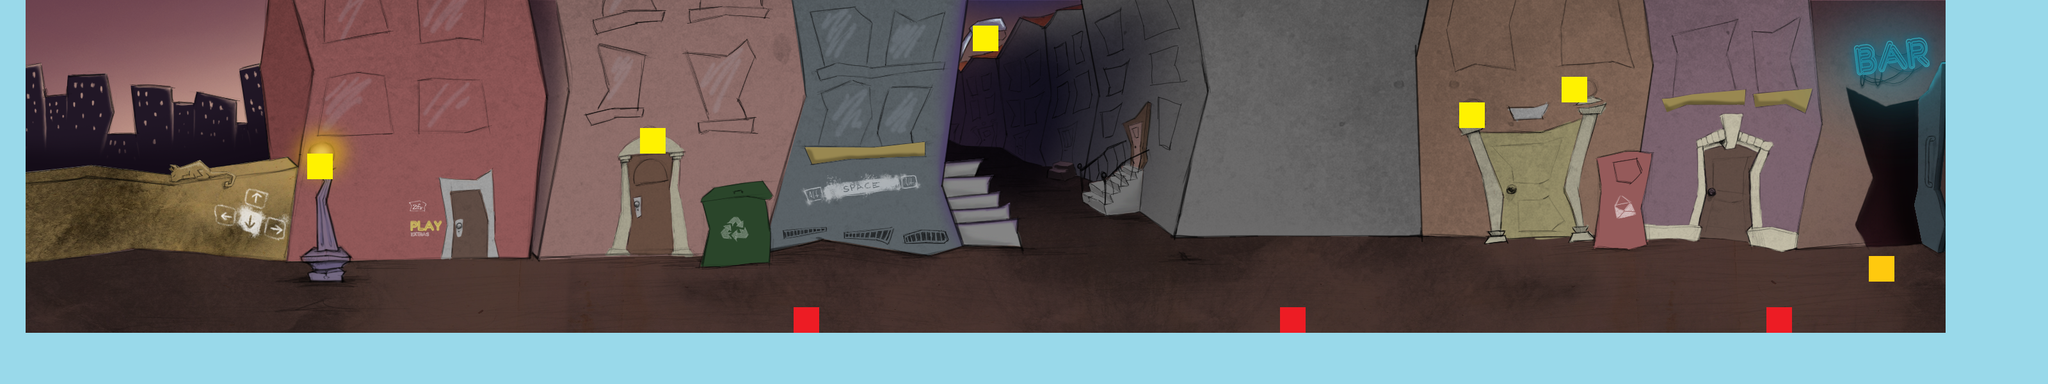

This is a level from a 2D game, rendered from its Tiled map with the project's own tilesets. A one-line summary and the map file follow, with tile-layer data summarised:
An orthogonal 80x15 tile map with 40x40 px tiles, 2 tile layers (2, 1), 5 tilesets.

<map version="1.0" orientation="orthogonal" width="80" height="15" tilewidth="40" tileheight="40">
 <tileset firstgid="1" name="block" tilewidth="40" tileheight="40">
  <image source="block.png" width="40" height="40" />
 </tileset>
 <tileset firstgid="2" name="light" tilewidth="40" tileheight="40">
  <image source="light.png" width="40" height="40" />
 </tileset>
 <tileset firstgid="3" name="monster" tilewidth="40" tileheight="40">
  <image source="monster.png" width="40" height="40" />
 </tileset>
 <tileset firstgid="4" name="bg" tilewidth="40" tileheight="40">
  <image source="bg.png" width="3200" height="600" />
 </tileset>
 <tileset firstgid="1204" name="finish" tilewidth="40" tileheight="40">
  <image source="finish.png" width="40" height="40" />
 </tileset>
 <layer name="2" width="80" height="15">
  <data>[1200 cells, 1200 non-empty, 1200 distinct tile ids]</data>
 </layer>
 <layer name="1" width="80" height="15">
  <data>[1200 cells, 234 non-empty, 4 distinct tile ids]</data>
 </layer>
</map>
